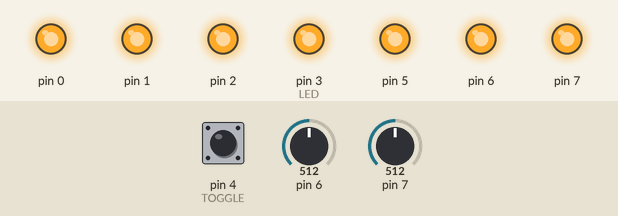
Simulated run of this sketch. Board: Arduino Uno, built with avr-gcc and run on an emulated ATmega328P. Shown: output pins drawn as LEDs (lit = HIGH). Dashed ring = blinking. The inputs (shaded band) are chosen by the test bench; at power-on: pin 4 (TOGGLE) HIGH, pin 6 = 512, pin 7 = 512.

Above: at 1.2 s.
1.3 s: pin 4 (TOGGLE) pulsed LOW 5 times (0.12 s each, 0.3 s apart)
At 1.89 s:
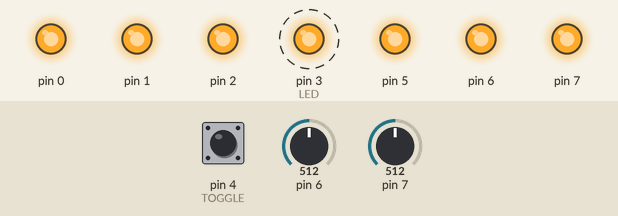
At 4.0 s:
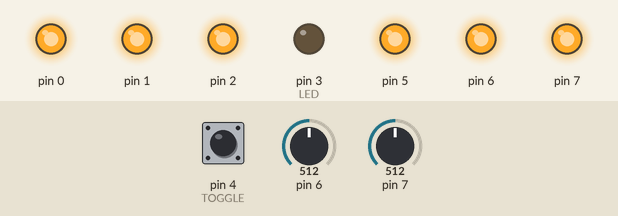
Timing chart, 0 to 5.5 s (numbered marks = the images above; inputs shaded):
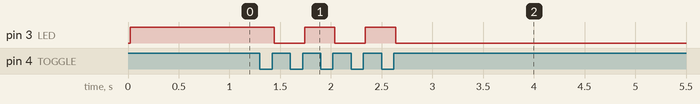

Measured:
- after the input at 1.3 s, pin 3 (LED): alternates HIGH for 0.30 s and LOW for 0.30 s, 5 changes in all, then stays LOW, starting after 0.14 s

The sketch:

przerzutnik_T_wersja_krotsza.ino
```cpp
#define TOGGLE 4
#define LED 3
//PullDown

void setup() {
  DDRD = B11101111; // ustawia pin D4 jako wejscie, reszta to wyjscia
  PORTD = B11110111;// pin D3 to wyjscie w stanie niskim
  ACSR |= (1<<7); // ustawia najstarszy bit rejestru ACSR
}// ACST MSB to bit przechowujacy informacje czy przycisk podpiety do D4 zostal zwolniony po wcisnieciu (tak - 1, nie - 0)

void loop() {
  if(PIND &(1<<TOGGLE)){// sprawdza czy wystapil sygnal wysoki na pinie D4 (czy wcisnieto przycisk)
    delay(20); // opoznienie (drgajace styki)
    if(PIND &(1<<TOGGLE)){ // warunek sprawdzany ponownie
      if(ACSR &(1<<7)){// sprawdza czy zwolniono przycisk
        PORTD = PIND ^(1<<LED);// zmienia stan pinu D3 na przeciwny
        ACSR &= B01111111; // lub ACSR ^= (1<<7); // informuje, ze przycisk jest wcisniety 1 --> 0
      }
    }
  }
  else
    ACSR |= (1<<7); // przycisk jest zwolniony
}
```
